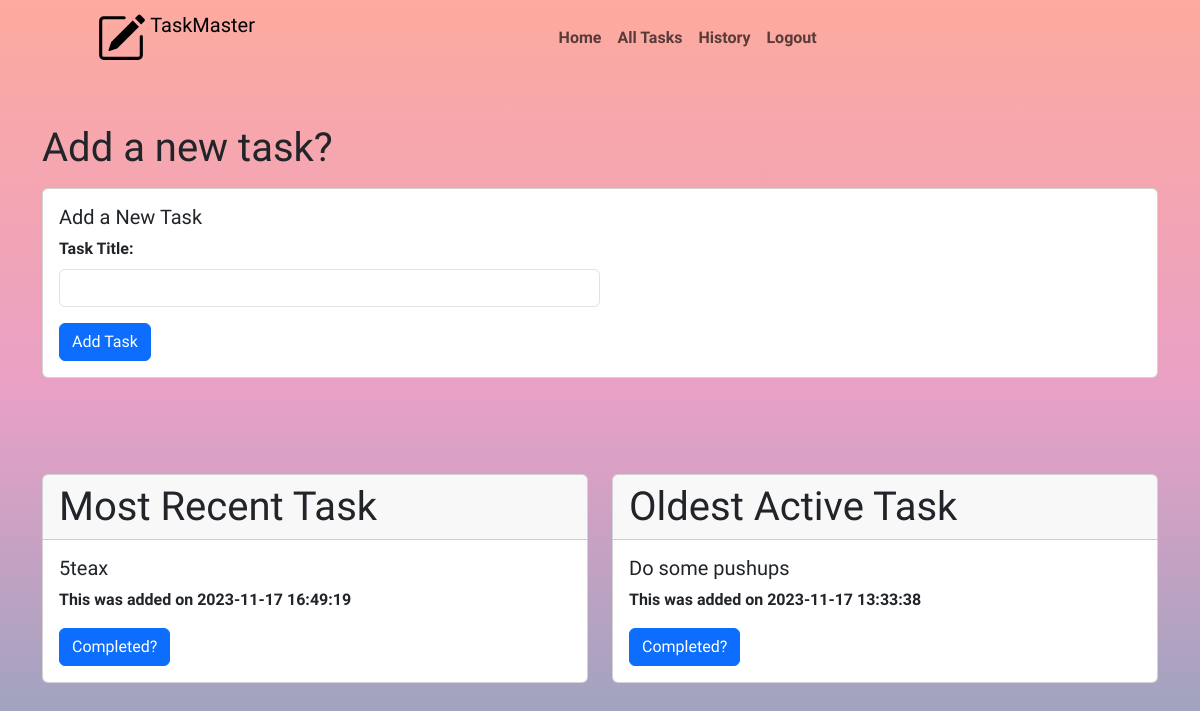
Before: / (signed in) with the older database file.
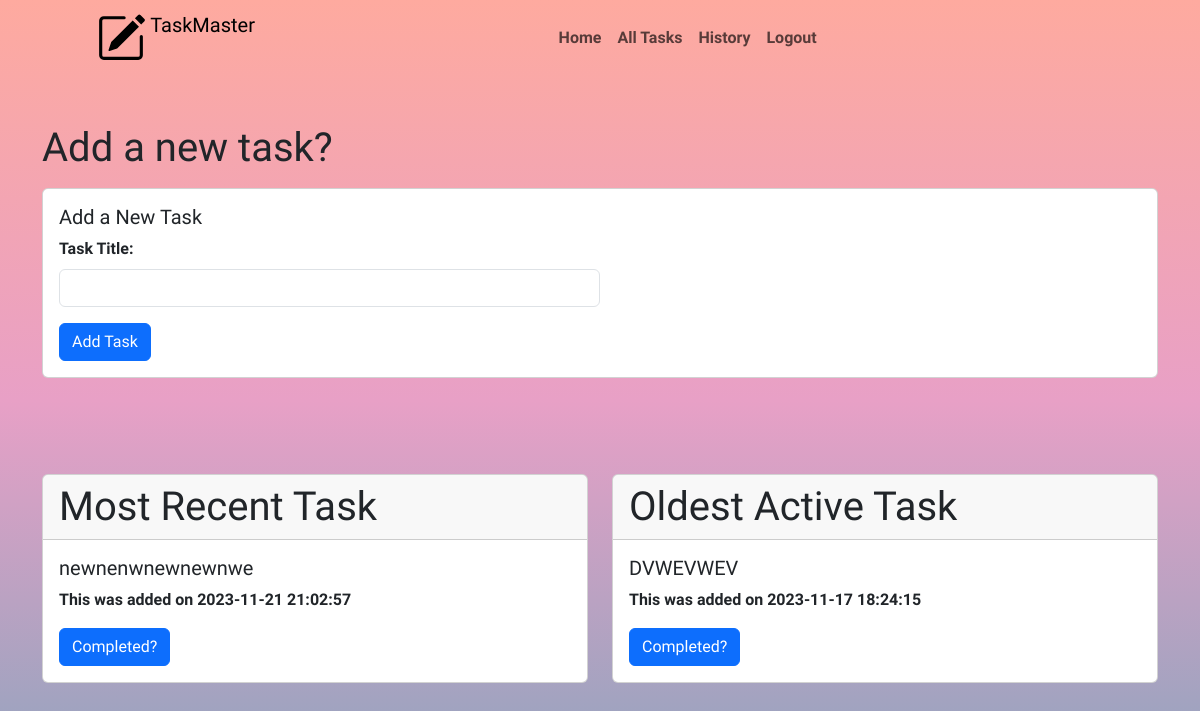
After: the same page with the newer database file.
### tables this page shows
CREATE TABLE tasks (
    id INTEGER PRIMARY KEY AUTOINCREMENT,
    user_id INTEGER,
    title TEXT NOT NULL,
    date_made DATE DEFAULT CURRENT_DATE,
    is_complete BOOLEAN DEFAULT 0, date_completed DATETIME,
    FOREIGN KEY (user_id) REFERENCES users(id)
);

### app.py (the view)
@app.route('/')
def index():
    if 'user_id' not in session:
        return render_template('mainscreen/index.html')
    user_id = session['user_id']
    db, cursor = get_db()
    cursor.execute("SELECT id, title, date_made, is_complete FROM tasks WHERE user_id = ? AND is_complete = 0 ORDER BY date_made DESC LIMIT 1", (user_id,))
    latest_task = cursor.fetchone()
    cursor.execute("SELECT id, title, date_made, is_complete FROM tasks WHERE user_id = ? AND is_complete = 0 ORDER BY date_made ASC LIMIT 1", (user_id,))
    oldest_active_task = cursor.fetchone()
    latest_task_with_names = {'id': latest_task[0], 'title': latest_task[1], 'date_made': latest_task[2], 'is_complete': latest_task[3]} if latest_task else None
    oldest_active_task_with_names = {'id': oldest_active_task[0], 'title': oldest_active_task[1], 'date_made': oldest_active_task[2], 'is_complete': oldest_active_task[3]} if oldest_active_task else None
    return render_template('mainscreen/index.html', latest_task=latest_task_with_names, oldest_active_task=oldest_active_task_with_names)

### app.py (called while the page is built)
def get_db():
    if 'db' not in g:
        g.db = sqlite3.connect('todo.db')
        g.cursor = g.db.cursor()
    return g.db, g.cursor

@app.before_request
def before_request():
    get_db()

### templates/mainscreen/index.html (shortened to what this page needs)
{% extends 'layouts/layout.html' %}
{% block content %}
    {% if 'user_id' not in session %}
    <div class="container mt-5">
        <p class="text-center fs-1 fw-bold mt-5">Welcome! Please <a href="{{ url_for('login') }}">LOGIN</a> or <a href="{{ url_for('register') }}">REGISTER</a>.</p>
    </div>
    {% else %}
        <div class="container mt-5">
            <h1>Add a new task?</h1>
            <div class="card mt-3">
                <div class="card-body">
                    <h5 class="card-title">Add a New Task</h5>
                    <form action="{{ url_for('add_task') }}" method="post">
                        <div class="mb-3">
                            <label for="title" class="form-label">Task Title:</label>
                            <input type="text" name="title" class="form-control w-50" required>
                        </div>
                        <button type="submit" class="btn btn-primary">Add Task</button>
                    </form>
                </div>
            </div>
        </div>
    <div class="container mt-5">
        <div class="row">
            {% if latest_task %}
            <div class="col-md-6">
                <div class="card mt-5 gy-5">
                    <div class="card-header h1">
                    Most Recent Task
                    </div>
                    <div class="card-body">
                        <h5 class="card-title">{{ latest_task['title'] }}</h5>
                        <p class="card-text">This was added on {{ latest_task['date_made'] }}</p>
                        <form action="{{ url_for('complete_task', task_id=latest_task['id']) }}" method="post">
                            <button type="submit" class="btn btn-primary">Completed?</button>
                        </form>
                    </div>
                </div>
            </div>
        {% else %}
            <p>No tasks found.</p>
        {% endif %}
        {% if oldest_active_task %}
        <div class="col-md-6">
            <div class="card mt-5 gy-5">
                <div class="card-header h1">
                Oldest Active Task
                </div>
                <div class="card-body">
                <h5 class="card-title">{{ oldest_active_task['title'] }}</h5>
                <p class="card-text">This was added on {{ oldest_active_task['date_made'] }}</p>
                <form action="{{ url_for('complete_task', task_id=oldest_active_task['id']) }}" method="post">
                    <button type="submit" class="btn btn-primary">Completed?</button>
                </form>
                </div>
            </div>
        </div>
        {% else %}
            <p>No active tasks found.</p>
        {% endif %}
        </div>
    {% endif %}
    </div>
{% endblock %}

Changed rows visible on the page:
no longer on this page (row edited): tasks: title "5teax", date_made "2023-11-17 16:49:19"
no longer on this page (row edited): tasks: title "Do some pushups", date_made "2023-11-17 13:33:38"
added tasks: title "newnenwnewnewnwe", date_made "2023-11-21 21:02:57"
added tasks: title "DVWEVWEV", date_made "2023-11-17 18:24:15"
